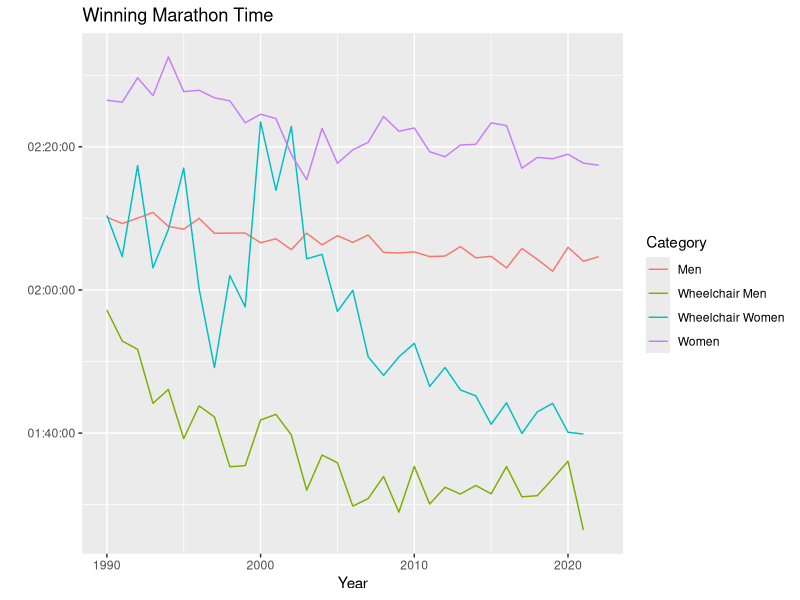
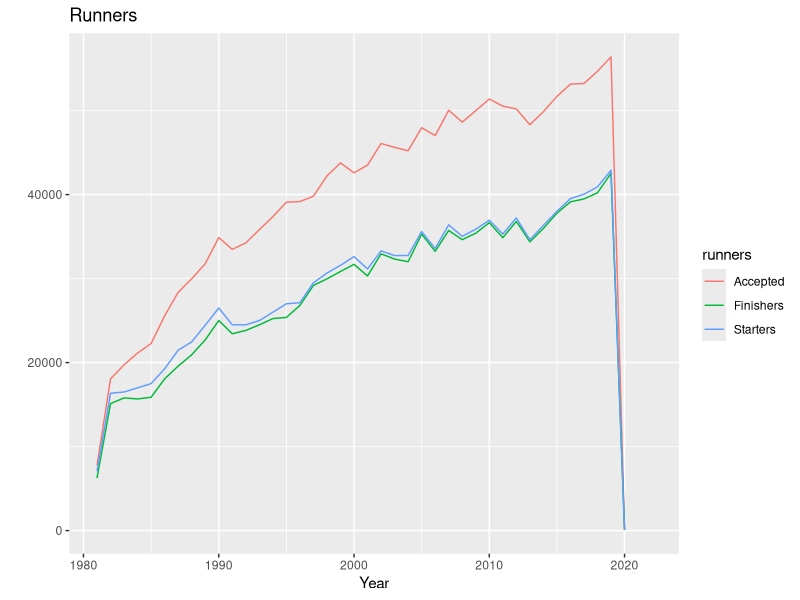

Recreate these plots in R, in order.
## ---- chunk 1
library(tidyverse)
library(praise)
## ---- chunk 2
marathon <- readr::read_csv("london_marathon.csv")
winners <- readr::read_csv("winners.csv")
## ---- chunk 3
#| fig.cap: All four categories of competitors seems to be getting faster with men seemingly more stable with respect to their marathon times.
#| fig.alt: Line plot with year on the x-axis and winning marathon time on the y-axis.  Four lines are given, one for each of the four categories of participants which are women, women in wheelchairs, men, and men in wheelchairs.  After about 2003, women in wheelchairs consistently beat the men after which date the winning times were consistently ranked with men in wheelchairs as fastest, then women in wheelchairs, then men, then women.

winners %>%
  filter(Year >= 1990) %>%
  ggplot(aes(x = Year, y = Time, color = Category)) + 
  geom_line() + 
  ylab("") + 
  ggtitle("Winning Marathon Time")
## ---- chunk 4
#| fig.cap: Both the number of applicants as well as the number of runners in the London Marathon have increased substantially from 1980 to 2020.  In 2020 only a few elite runners were allowed to compete due to the COVID-19 pandemic.
#| fig.alt: Line plot with year on the x-axis and count on the y-axis.  Three lines are given, one for each of number of applicants, number of starters, and number of finishers to the London Marathon.  All three lines increase quite a bit over the range of data which is between 1980 and 2020.  In 2020 all three lines sharply drop because of the COVID-19 pandemic and only 77 people being allowed to compete.

marathon %>%
  pivot_longer(Accepted:Finishers, names_to = "runners", values_to = "count") %>%
  ggplot(aes(x = Year, y = count, color = runners)) + 
  geom_line() + 
  ylab("") + 
  ggtitle("Runners")
